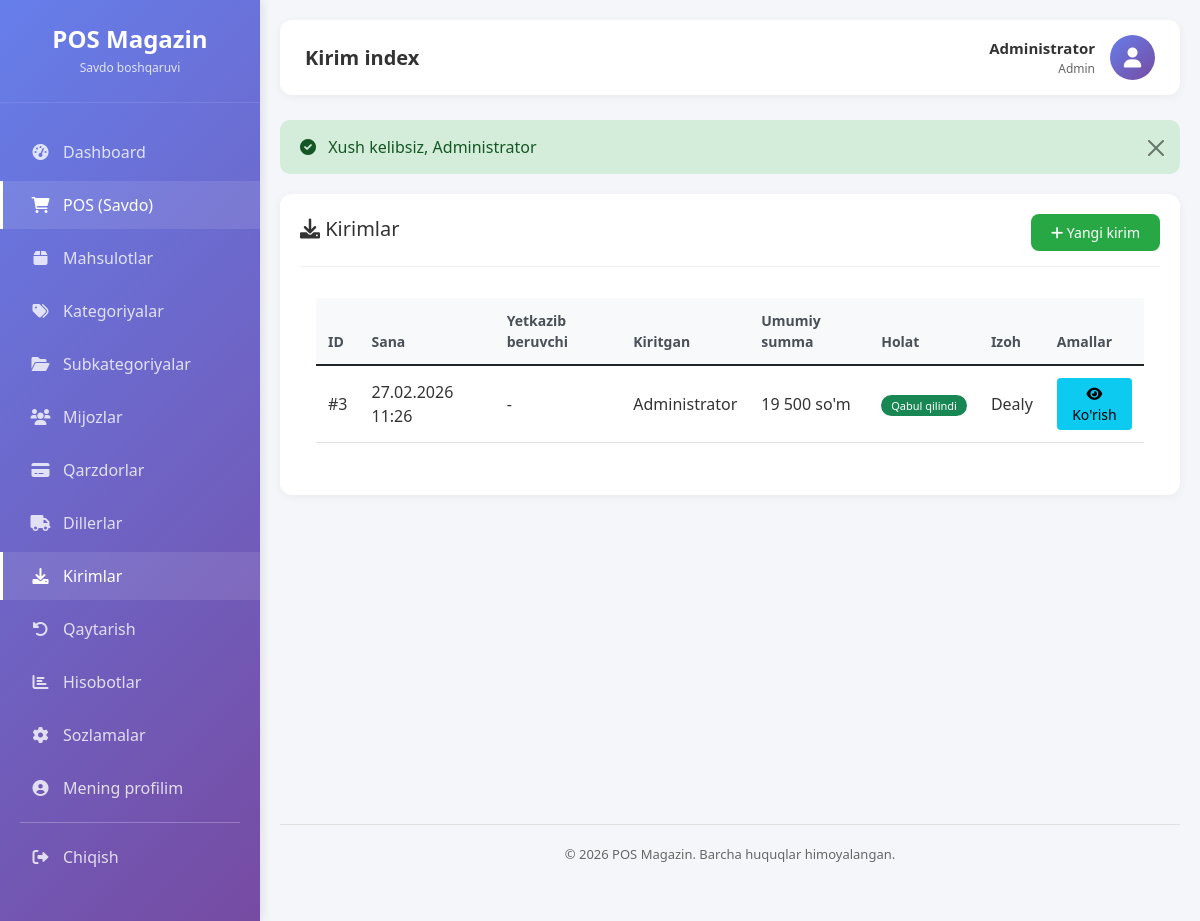
The app's page /kirim (signed in), older data.
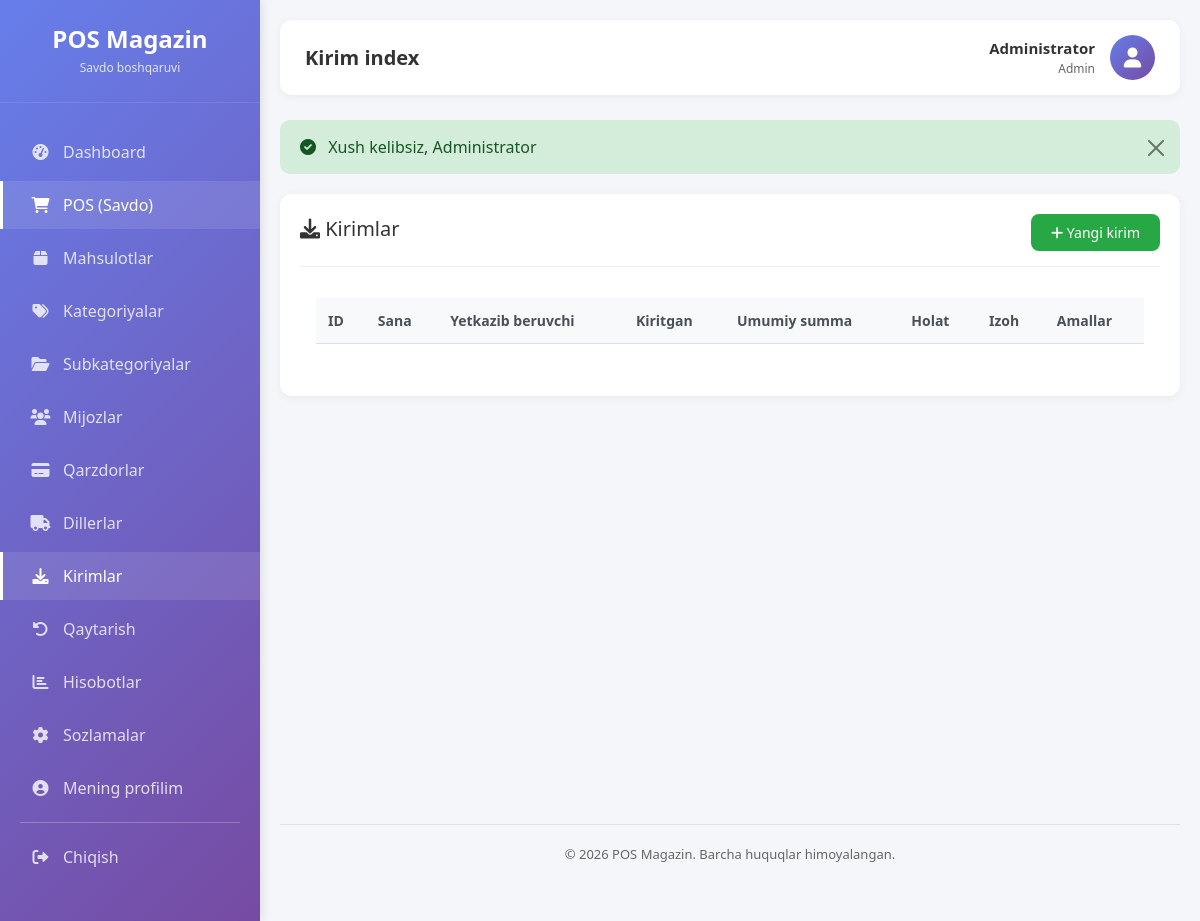
The same page, newer data.
### tables this page shows
CREATE TABLE `kirimlar` (
  `id` bigint(20) UNSIGNED NOT NULL,
  `hisob_faktura` varchar(60) DEFAULT NULL,
  `yetkazib_beruvchi_id` bigint(20) UNSIGNED NOT NULL,
  `kiritgan_id` bigint(20) UNSIGNED NOT NULL,
  `umumiy_summa` decimal(12,2) NOT NULL DEFAULT 0.00,
  `holat` enum('QORALAMA','QABUL_QILINDI','BEKOR') NOT NULL DEFAULT 'QABUL_QILINDI',
  `kirim_vaqt` datetime NOT NULL DEFAULT current_timestamp(),
  `izoh` varchar(255) DEFAULT NULL,
  `yaratilgan_vaqt` timestamp NULL DEFAULT current_timestamp(),
  `yangilangan_vaqt` timestamp NULL DEFAULT current_timestamp() ON UPDATE current_timestamp()
);

CREATE TABLE `foydalanuvchilar` (
  `id` bigint(20) UNSIGNED NOT NULL,
  `rol_id` bigint(20) UNSIGNED NOT NULL,
  `fio` varchar(120) NOT NULL,
  `email` varchar(120) DEFAULT NULL,
  `telefon` varchar(30) DEFAULT NULL,
  `login` varchar(60) NOT NULL,
  `parol_hash` varchar(255) NOT NULL,
  `faol` tinyint(1) NOT NULL DEFAULT 1,
  `oxirgi_kirish_vaqt` timestamp NULL DEFAULT NULL,
  `yaratilgan_vaqt` timestamp NULL DEFAULT current_timestamp(),
  `yangilangan_vaqt` timestamp NULL DEFAULT current_timestamp() ON UPDATE current_timestamp(),
  `ochirilgan_vaqt` timestamp NULL DEFAULT NULL
);

### app/Controllers/Controller.php (called while the page is built, shortened)
<?php
abstract class Controller {
    public function __construct() {
        $this->db = \Database::getInstance();
    }
    protected function view($view, $data = [], $layout = 'main') {
        $viewPath = APP_PATH . '/Views/pages/' . $view . '.php';
        extract($data);
        require $viewPath;
        $content = ob_get_clean();
        $title = $data['title'] ?? $this->getTitleFromView($view);
        $layoutPath = APP_PATH . '/Views/layouts/' . $layout . '.php';
        require $layoutPath;
    }
    private function getTitleFromView($view) {
        $titles = [
            'dashboard' => 'Dashboard',
            'products/index' => 'Mahsulotlar',
            'products/create' => 'Yangi mahsulot',
            'products/edit' => 'Mahsulotni tahrirlash',
            'categories/index' => 'Kategoriyalar',
            'categories/create' => 'Yangi kategoriya',
            'categories/edit' => 'Kategoriyani tahrirlash',
            'subcategories/index' => 'Subkategoriyalar',
            'subcategories/create' => 'Yangi subkategoriya',
            'subcategories/edit' => 'Subkategoriyani tahrirlash',
            'customers/index' => 'Mijozlar',
            'customers/create' => 'Yangi mijoz',
            'customers/edit' => 'Mijozni tahrirlash',
            'debt/index' => 'Qarzdorlar',
            'debt/customer' => 'Mijoz qarzi',
            'debt/payment' => 'To\'lov qabul qilish',
            'returns/index' => 'Mahsulot qaytarish',
            'returns/details' => 'Qaytarish detallari',
            'returns/history' => 'Qaytarish tarixi',
            'reports/index' => 'Hisobotlar',
            'reports/monthly' => 'Oylik hisobot',
            'reports/profit' => 'Foyda hisoboti',
            'pos/index' => 'POS - Savdo',
            'pos/receipt' => 'Chek',
            'settings/index' => 'Sozlamalar',
            'settings/company' => 'Kompaniya sozlamalari',
            'settings/currency' => 'Valyuta sozlamalari',
            'settings/pos' => 'POS sozlamalari',
            'settings/users' => 'Foydalanuvchilar',
            'settings/user_create' => 'Yangi foydalanuvchi',
            'settings/user_edit' => 'Foydalanuvchini tahrirlash',
            'settings/profile' => 'Mening profilim',
        ];
        return $titles[$view] ?? ucfirst(str_replace('/', ' ', $view));
    }
}

### app/Controllers/KirimController.php (called while the page is built, shortened)
<?php
class KirimController extends Controller {
    public function index() {
        $stmt = $this->db->query("
            SELECT k.*, y.nomi as yetkazib_beruvchi_nomi, u.fio as kiritgan_fio
            FROM kirimlar k
            LEFT JOIN yetkazib_beruvchilar y ON k.yetkazib_beruvchi_id = y.id
            LEFT JOIN foydalanuvchilar u ON k.kiritgan_id = u.id
            ORDER BY k.kirim_vaqt DESC
        ");
        $kirimlar = $stmt->fetchAll();
        $this->view('kirim/index', ['kirimlar' => $kirimlar]);
    }
}

### config/database.php (called while the page is built)
<?php
class Database {
    private static $connection = null;
    public static function getInstance() {
        if (self::$connection === null) {
            try {
                $host = 'localhost';
                $dbname = 'pos_magazin_uz';
                $user = 'root';
                $pass = '';
                $dsn = "mysql:host=$host;dbname=$dbname;charset=utf8";
                self::$connection = new PDO($dsn, $user, $pass);
                self::$connection->setAttribute(PDO::ATTR_ERRMODE, PDO::ERRMODE_EXCEPTION);
            } catch (PDOException $e) {
                die("Database xatosi: " . $e->getMessage());
            }
        }
        return self::$connection;
    }
}

### app/Views/pages/kirim/index.php (the view, shortened to what the changed rows need)
<div class="card">
    <div class="card-header d-flex justify-content-between align-items-center">
        <h5><i class="fas fa-download"></i> Kirimlar</h5>
        <a href="/new-pos/kirim/create" class="btn btn-success btn-sm">
            <i class="fas fa-plus"></i> Yangi kirim
        </a>
    </div>
    <div class="card-body">
        <div class="table-responsive">
            <table class="table table-hover">
                <thead>
                    <tr>
                        <th>ID</th>
                        <th>Sana</th>
                        <th>Yetkazib beruvchi</th>
                        <th>Kiritgan</th>
                        <th>Umumiy summa</th>
                        <th>Holat</th>
                        <th>Izoh</th>
                        <th>Amallar</th>
                    </tr>
                </thead>
                <tbody>
                    <?php foreach ($kirimlar as $k): ?>
                    <tr>
                        <td>#<?= $k['id'] ?></td>
                        <td><?= date('d.m.Y H:i', strtotime($k['kirim_vaqt'])) ?></td>
                        <td><?= htmlspecialchars($k['yetkazib_nomi'] ?? '-') ?></td>
                        <td><?= htmlspecialchars($k['kiritgan_fio'] ?? '-') ?></td>
                        <td><?= number_format($k['umumiy_summa'], 0, ',', ' ') ?> so'm</td>
                        <td>
                            <?php if ($k['holat'] == 'QABUL_QILINDI'): ?>
                                <span class="badge bg-success">Qabul qilindi</span>
                            <?php elseif ($k['holat'] == 'QORALAMA'): ?>
                                <span class="badge bg-warning">Qoralama</span>
                            <?php else: ?>
                                <span class="badge bg-danger">Bekor</span>
                            <?php endif; ?>
                        </td>
                        <td><?= htmlspecialchars($k['izoh'] ?? '-') ?></td>
                        <td>
                            <a href="/new-pos/kirim/view/<?= $k['id'] ?>" class="btn btn-sm btn-info">
                                <i class="fas fa-eye"></i> Ko'rish
                            </a>
                        </td>
                    </tr>
                    <?php endforeach; ?>
                </tbody>
            </table>
        </div>
    </div>
</div>

### public/index.php (shortened to what the changed rows need)
<?php
require_once __DIR__ . '/../config/database.php';
$requestUri = $_SERVER['REQUEST_URI'];
$basePath = '/new-pos';
if (strpos($requestUri, $basePath) === 0) {
    $requestUri = substr($requestUri, strlen($basePath));
}
$requestUri = strtok($requestUri, '?');
$requestUri = str_replace('/public', '', $requestUri);
$requestUri = trim($requestUri, '/');
$routesFile = ROUTES_PATH . '/web.php';
$routes = require $routesFile;
$method = $_SERVER['REQUEST_METHOD'];
route_dispatch($routes, $method, $requestUri);
function route_dispatch($routes, $method, $uri) {
    foreach ($routes[$method] as $pattern => $handler) {
        $pattern = trim($pattern, '/');
        $regexPattern = preg_replace('/\{[a-z]+\}/', '([^/]+)', $pattern);
        $regexPattern = '/^' . str_replace('/', '\/', $regexPattern) . '$/';
        if (preg_match($regexPattern, $uri, $matches)) {
            array_shift($matches);
            list($controller, $action) = $handler;
            $controllerInstance = new $controllerClass();
            call_user_func_array([$controllerInstance, $action], $matches);
            return;
        }
    }
}

### app/Views/layouts/main.php (shortened to what the changed rows need)
<!DOCTYPE html>
<html lang="uz">
<head>
    <link rel="stylesheet" href="/new-pos/public/assets/css/responsive.css">
    <link href="https://cdn.jsdelivr.net/npm/bootstrap@5.1.3/dist/css/bootstrap.min.css" rel="stylesheet">
    <link rel="stylesheet" href="https://cdnjs.cloudflare.com/ajax/libs/font-awesome/6.0.0/css/all.min.css">
    <link rel="stylesheet" href="/new-pos/public/assets/css/style.css">
</head>
<body>
    <div class="wrapper">
        <div class="sidebar">
            <div class="sidebar-header">
                <h3><?= htmlspecialchars($companyName ?? 'POS Magazin') ?></h3>
                <p>Savdo boshqaruvi</p>
            </div>
            <ul class="nav-menu">
                <?php if ($_SESSION['user']['rol_nomi'] == 'Admin'): ?>
                <li class="nav-item">
                    <a href="/new-pos/dashboard" class="nav-link <?= strpos($_SERVER['REQUEST_URI'], 'dashboard') !== false ? 'active' : '' ?>">
                        <i class="fas fa-tachometer-alt"></i> <span>Dashboard</span>
                    </a>
                </li>
                <?php endif; ?>
                <li class="nav-item">
                    <a href="/new-pos/pos" class="nav-link <?= strpos($_SERVER['REQUEST_URI'], 'pos') !== false ? 'active' : '' ?>">
                        <i class="fas fa-shopping-cart"></i> <span>POS (Savdo)</span>
                    </a>
                </li>
                <li class="nav-item">
                    <a href="/new-pos/products" class="nav-link <?= strpos($_SERVER['REQUEST_URI'], 'products') !== false ? 'active' : '' ?>">
                        <i class="fas fa-box"></i> <span>Mahsulotlar</span>
                    </a>
                </li>
                <li class="nav-item">
                    <a href="/new-pos/categories" class="nav-link <?= strpos($_SERVER['REQUEST_URI'], 'categories') !== false ? 'active' : '' ?>">
                        <i class="fas fa-tags"></i> <span>Kategoriyalar</span>
                    </a>
                </li>
                <li class="nav-item">
                    <a href="/new-pos/subcategories" class="nav-link <?= strpos($_SERVER['REQUEST_URI'], 'subcategories') !== false ? 'active' : '' ?>">
                        <i class="fas fa-folder-open"></i> <span>Subkategoriyalar</span>
                    </a>
                </li>
                <li class="nav-item">
                    <a href="/new-pos/customers" class="nav-link <?= strpos($_SERVER['REQUEST_URI'], 'customers') !== false ? 'active' : '' ?>">
                        <i class="fas fa-users"></i> <span>Mijozlar</span>
                    </a>
                </li>
                <li class="nav-item">
                    <a href="/new-pos/debt" class="nav-link <?= strpos($_SERVER['REQUEST_URI'], 'debt') !== false ? 'active' : '' ?>">
                        <i class="fas fa-credit-card"></i> <span>Qarzdorlar</span>
                    </a>
                </li>
                <li class="nav-item">
                    <a href="/new-pos/yetkazib" class="nav-link <?= strpos($_SERVER['REQUEST_URI'], 'yetkazib') !== false ? 'active' : '' ?>">
                        <i class="fas fa-truck"></i> <span>Dillerlar</span>
                    </a>
                </li>
                <li class="nav-item">
                    <a href="/new-pos/kirim" class="nav-link <?= strpos($_SERVER['REQUEST_URI'], 'kirim') !== false ? 'active' : '' ?>">
                        <i class="fas fa-download"></i> <span>Kirimlar</span>
                    </a>
                </li>
                <li class="nav-item">
                    <a href="/new-pos/returns" class="nav-link <?= strpos($_SERVER['REQUEST_URI'], 'returns') !== false ? 'active' : '' ?>">
                        <i class="fas fa-undo-alt"></i> <span>Qaytarish</span>
                    </a>
                </li>
                <?php if ($_SESSION['user']['rol_nomi'] == 'Admin'): ?>
                <li class="nav-item">
                    <a href="/new-pos/reports" class="nav-link <?= strpos($_SERVER['REQUEST_URI'], 'reports') !== false ? 'active' : '' ?>">
                        <i class="fas fa-chart-bar"></i> <span>Hisobotlar</span>
                    </a>
                </li>
                <?php endif; ?>
                <?php if ($_SESSION['user']['rol_nomi'] == 'Admin'): ?>
                <li class="nav-item">
                    <a href="/new-pos/settings" class="nav-link <?= strpos($_SERVER['REQUEST_URI'], 'settings') !== false ? 'active' : '' ?>">
                        <i class="fas fa-cog"></i> <span>Sozlamalar</span>
                    </a>
                </li>
                <?php endif; ?>
                <li class="nav-item">
                    <a href="/new-pos/settings/profile" class="nav-link <?= strpos($_SERVER['REQUEST_URI'], 'profile') !== false ? 'active' : '' ?>">
                        <i class="fas fa-user-circle"></i> <span>Mening profilim</span>
                    </a>
                </li>
                <li class="nav-item divider">
                    <hr>
                </li>
                <li class="nav-item">
                    <a href="/new-pos/logout" class="nav-link">
                        <i class="fas fa-sign-out-alt"></i> <span>Chiqish</span>
                    </a>
                </li>
            </ul>
        </div>
        <div class="main-content">
            <div class="top-bar">
                <div class="page-title">
                    <h4><?= $title ?? 'Dashboard' ?></h4>
                </div>
                <div class="user-info">
                    <div class="user-details">
                        <div class="user-name"><?= $_SESSION['user']['fio'] ?? 'Foydalanuvchi' ?></div>
                        <div class="user-role"><?= $_SESSION['user']['rol_nomi'] ?? 'Role' ?></div>
                    </div>
                    <div class="user-avatar">
                        <i class="fas fa-user"></i>
                    </div>
                </div>
            </div>
            <?php if (isset($_SESSION['flash']['success'])): ?>
                <div class="alert alert-success alert-dismissible fade show" role="alert">
                    <i class="fas fa-check-circle me-2"></i> <?= $_SESSION['flash']['success'] ?>
                    <button type="button" class="btn-close" data-bs-dismiss="alert"></button>
                </div>
            <?php endif; ?>
            <div class="content-wrapper">
                <?= $content ?? '' ?>
            </div>
            <div class="footer">
                <p>© <?= date('Y') ?> POS Magazin. Barcha huquqlar himoyalangan.</p>
            </div>
        </div>
    </div>
</body>
</html>

Row changes from the older to the newer data that the page shows:
removed kirimlar: id "3", kirim_vaqt "27.02.2026 11:26", yetkazib_nomi "-", kiritgan.fio "Administrator", umumiy_summa "19 500", holat "Qabul qilindi", izoh "Dealy"
